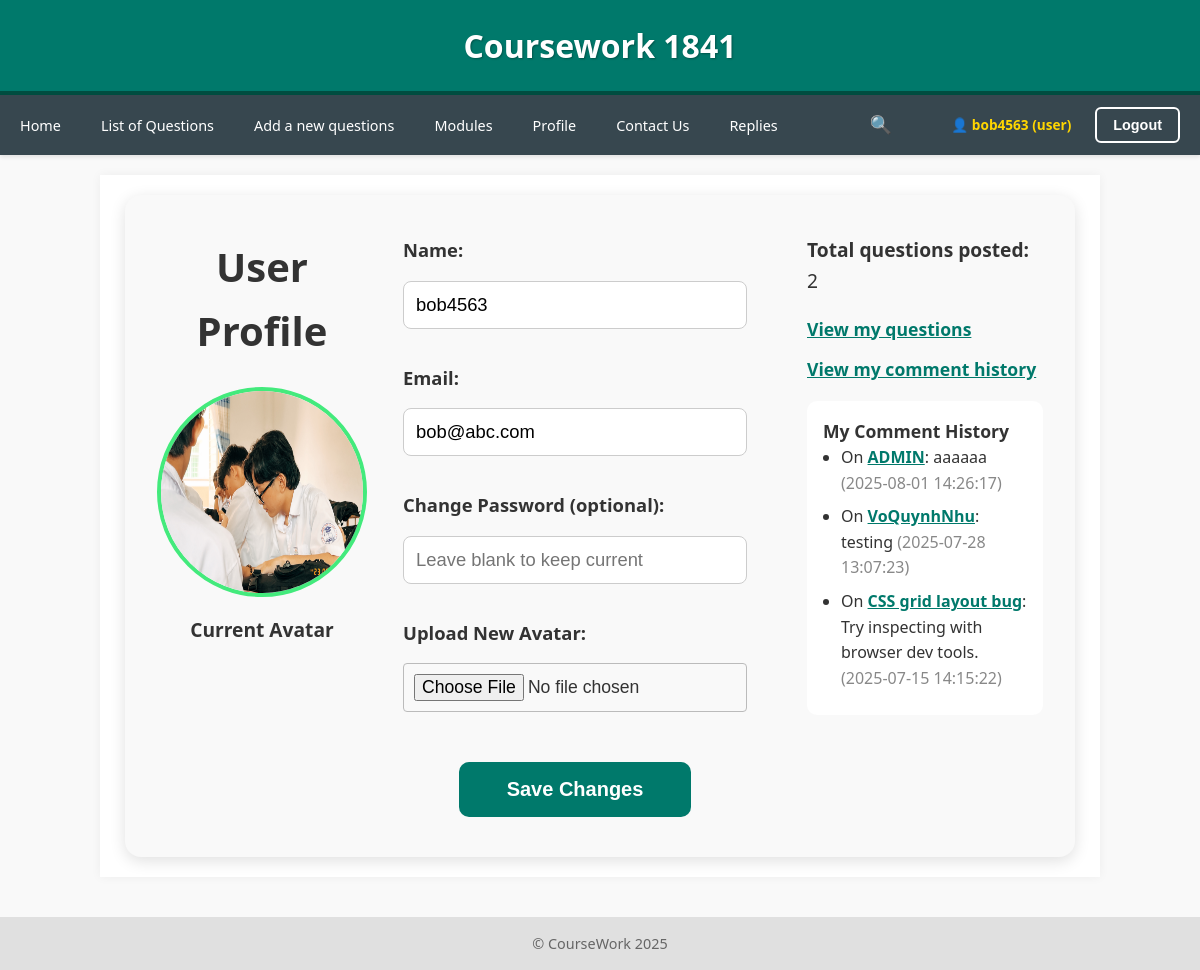
/CW/profile.php?show=comments (signed in), run on the app's committed database.
### tables this page shows
CREATE TABLE `user` (
  `id` int(11) NOT NULL,
  `name` varchar(255) NOT NULL,
  `email` varchar(255) NOT NULL,
  `password` varchar(255) NOT NULL,
  `role` enum('admin','user') NOT NULL DEFAULT 'user',
  `image` varchar(255) DEFAULT NULL
);

CREATE TABLE `comment` (
  `id` int(11) NOT NULL,
  `question_id` int(11) NOT NULL,
  `user_id` int(11) DEFAULT NULL,
  `text` text NOT NULL,
  `date` datetime DEFAULT NULL
);

CREATE TABLE `question` (
  `id` int(11) NOT NULL,
  `title` varchar(255) NOT NULL,
  `text` varchar(255) NOT NULL,
  `date` date NOT NULL,
  `image` varchar(255) DEFAULT NULL,
  `module_id` int(11) DEFAULT NULL,
  `user_id` int(11) DEFAULT NULL
);

### CW/profile.php (called while the page is built, shortened)
<?php
require_once 'includ/DatabaseConnection.php';
require_once 'includ/DatabaseFunction.php';
$userId = $_SESSION['user_id'];
$user = getUserById($pdo, $userId);
$totalUserQuestions = totalQuestionsByUser($pdo, $userId);
$userQuestions = getQuestionsByUser($pdo, $userId);
$totalUserQuestions = count($userQuestions);
$userComments = [];
if (isset($_GET['show']) && $_GET['show'] === 'comments') {
    $userComments = getCommentsByUser($pdo, $userId);
}
include 'tem/profile.html.php';
include 'tem/layout.html.php';

### CW/includ/DatabaseFunction.php (called while the page is built, shortened)
<?php
function totalQuestionsByUser($pdo, $userId) {
    $stmt = $pdo->prepare('SELECT COUNT(*) FROM question WHERE user_id = :uid');
    $stmt->execute([':uid' => $userId]);
    return $stmt->fetchColumn();
}
function getQuestionsByUser($pdo, $userId) {
    $stmt = $pdo->prepare('SELECT * FROM question WHERE user_id = :uid ORDER BY date DESC');
    $stmt->execute([':uid' => $userId]);
    return $stmt->fetchAll();
}
function getCommentsByUser($pdo, $userId) {
    $stmt = $pdo->prepare('SELECT c.*, q.title FROM comment c JOIN question q ON c.question_id = q.id WHERE c.user_id = :uid ORDER BY c.date DESC');
    $stmt->execute([':uid' => $userId]);
    return $stmt->fetchAll();
}
function getUserById($pdo, $id) {
    $stmt = $pdo->prepare("SELECT * FROM user WHERE id = ?");
    $stmt->execute([$id]);
    return $stmt->fetch();
}

### CW/tem/profile.html.php (the view, shortened to what this page needs)
<div class="profile-container" style="max-width:950px;margin:auto;padding:40px 32px;background:#f9f9f9;border-radius:16px;box-shadow:0 4px 16px #e0e0e0;">
  <div style="display:flex;align-items:flex-start;gap:0;">
    <div style="flex:1;display:flex;flex-direction:column;align-items:center;">
      <h2 style="font-size:2.5em;margin-bottom:24px;text-align:center;">User Profile</h2>
      <img src="images/<?= htmlspecialchars($user['image'] ?? 'default-avatar.png') ?>" width="210" height="210" style="border-radius:50%;border:4px solid #43ea7c;margin-bottom:18px;">
      <h3 style="font-size:1.2em;margin-bottom:0;">Current Avatar</h3>
    </div>
    <div style="flex:2;padding:0 36px;">
      <form method="post" enctype="multipart/form-data" class="profile-form">
        <label style="font-size:1.15em;">Name:</label>
        <input type="text" name="name" value="<?= htmlspecialchars($user['name']) ?>" required style="width:100%;margin-bottom:18px;padding:12px;font-size:1.15em;border-radius:8px;border:1px solid #ccc;">
        <label style="font-size:1.15em;">Email:</label>
        <input type="email" name="email" value="<?= htmlspecialchars($user['email']) ?>" required style="width:100%;margin-bottom:18px;padding:12px;font-size:1.15em;border-radius:8px;border:1px solid #ccc;">
        <label style="font-size:1.15em;">Change Password (optional):</label>
        <input type="password" name="password" placeholder="Leave blank to keep current" style="width:100%;margin-bottom:18px;padding:12px;font-size:1.15em;border-radius:8px;border:1px solid #ccc;">
        <label style="font-size:1.15em;">Upload New Avatar:</label>
        <input type="file" name="avatar" style="margin-bottom:24px;font-size:1.1em;">
        <div style="width:100%;display:flex;justify-content:center;">
          <button type="submit" class="btn-comment" style="background:#00796B;color:#fff;padding:16px 48px;border:none;border-radius:10px;font-size:1.25em;cursor:pointer;margin-top:10px;">Save Changes</button>
        </div>
      </form>
    </div>
    <div style="flex:1;display:flex;flex-direction:column;align-items:flex-start;justify-content:flex-start;padding-left:24px;min-width:260px;">
      <div style="font-size:1.2em;margin-bottom:18px;">
        <strong>Total questions posted:</strong> <?= $totalUserQuestions ?>
      </div>
      <a href="profile.php?show=questions" style="color:#00796B;font-weight:bold;font-size:1.1em;margin-bottom:12px;">View my questions</a>
      <a href="profile.php?show=comments" style="color:#00796B;font-weight:bold;font-size:1.1em;">View my comment history</a>
      <?php if (isset($_GET['show']) && $_GET['show'] === 'comments'): ?>
        <div style="background:#fff;border-radius:10px;padding:16px;margin-top:18px;width:100%;">
          <h3 style="margin-top:0;font-size:1.1em;">My Comment History</h3>
          <?php if ($userComments): ?>
            <ul style="padding-left:18px;font-size:1em;">
              <?php foreach ($userComments as $cmt): ?>
                <li style="margin-bottom:8px;">
                  On <a href="comment.php?id=<?= $cmt['question_id'] ?>" style="color:#00796B;font-weight:bold;"><?= htmlspecialchars($cmt['title']) ?></a>:
                  <?= htmlspecialchars($cmt['text']) ?> <span style="color:#888;">(<?= $cmt['date'] ?>)</span>
                </li>
              <?php endforeach; ?>
            </ul>
          <?php else: ?>
            <p style="color:#888;">You haven't commented on any questions yet.</p>
          <?php endif; ?>
        </div>
      <?php endif; ?>
    </div>
  </div>
</div>

### CW/css/final-cw.css (style rules this page uses)
* { margin: 0; padding: 0; box-sizing: border-box; }
body { font-family: 'Segoe UI', Tahoma, sans-serif; background-color: #f9f9f9; color: #333; line-height: 1.6; font-size: 16px; }
.btn-comment, .btn-mark-read { color: white; padding: 6px 12px; border: none; border-radius: 6px; font-weight: bold; font-size: 0.9rem; text-decoration: none; cursor: pointer; transition: all 0.2s ease; }
.btn-comment { background-color: #0288D1; }
form { display: flex; flex-direction: column; gap: 1em; }
label { font-weight: bold; }
input[type="text"], input[type="email"], input[type="password"], input[type="file"], select, textarea { padding: 10px; border: 1px solid #bbb; border-radius: 4px; width: 100%; }

### data on the page
user: image (picture), name "bob4563", email "bob@abc.com"
comment: question.title "ADMIN", text "aaaaaa", date "2025-08-01 14:26:17"
comment: question.title "VoQuynhNhu", text "testing", date "2025-07-28 13:07:23"
comment: question.title "CSS grid layout bug", text "Try inspecting with browser dev tools.", date "2025-07-15 14:15:22"

### other printed values
$_SESSION['name'] "bob4563"
$_SESSION['role'] "user"
$totalUserQuestions "2"
